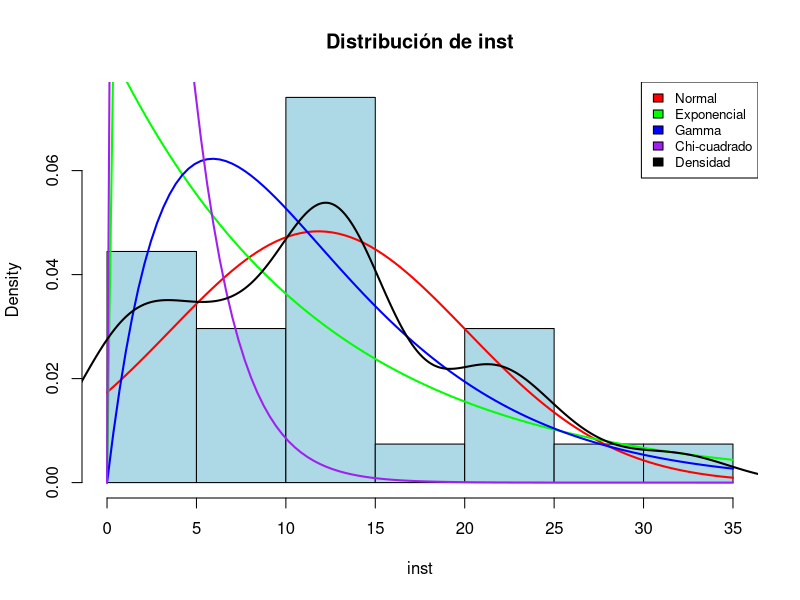
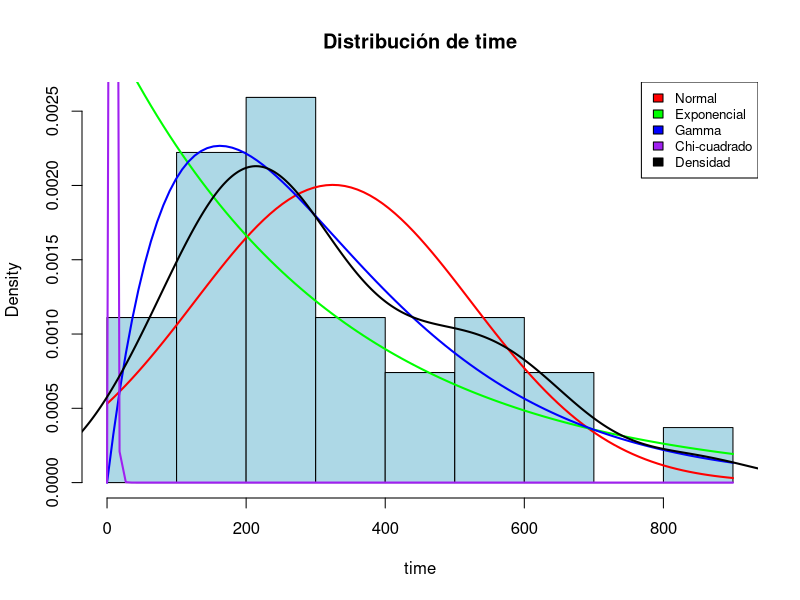
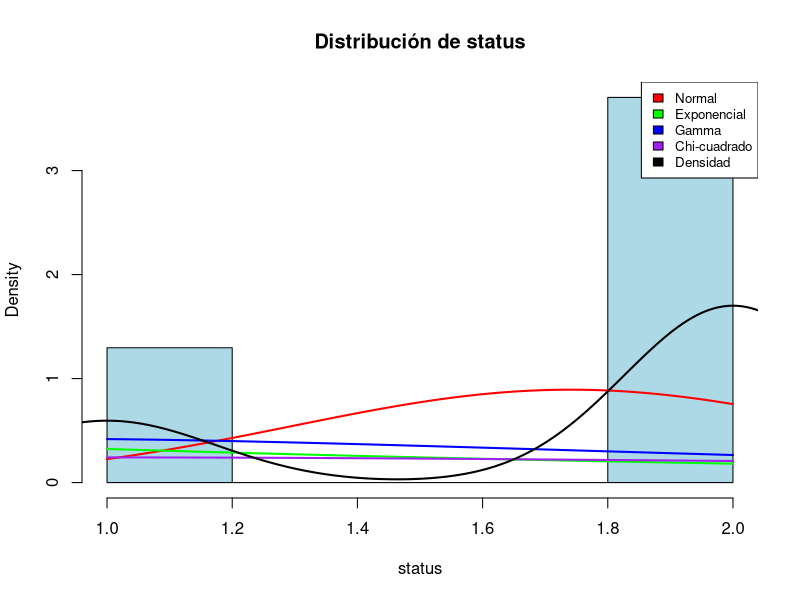
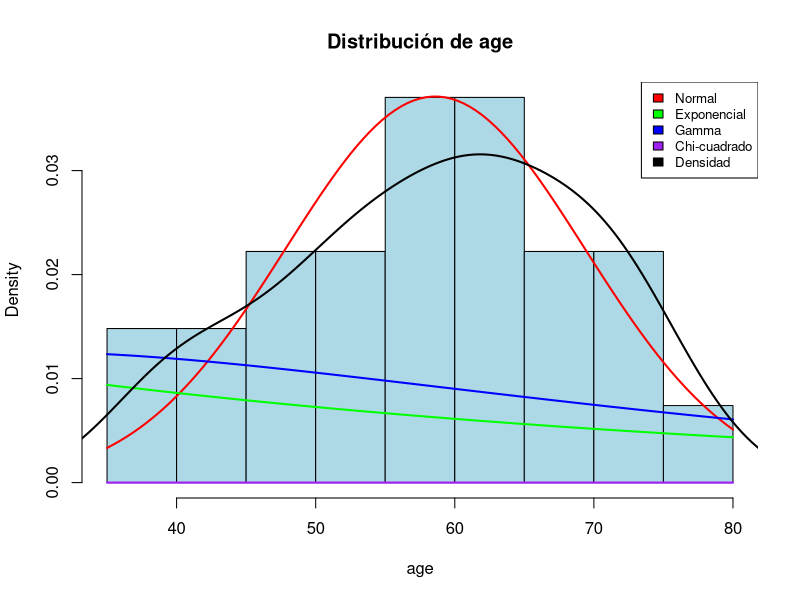
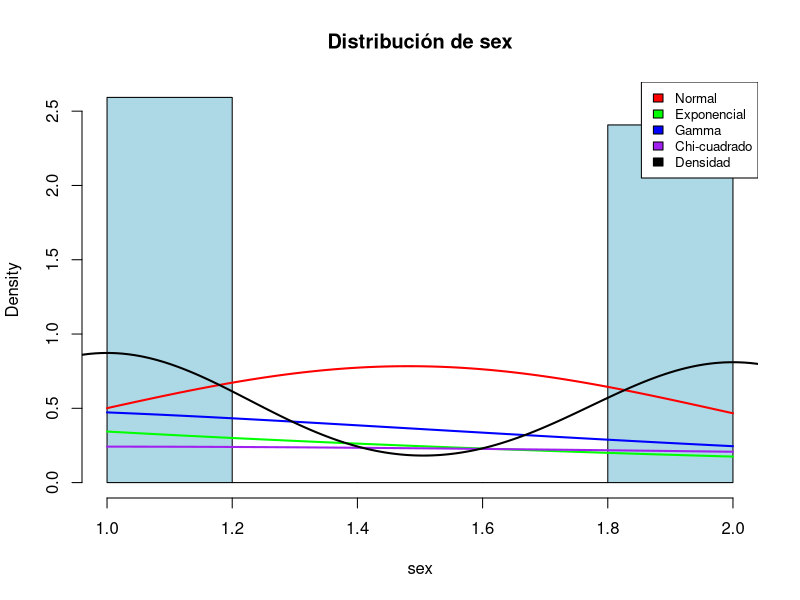
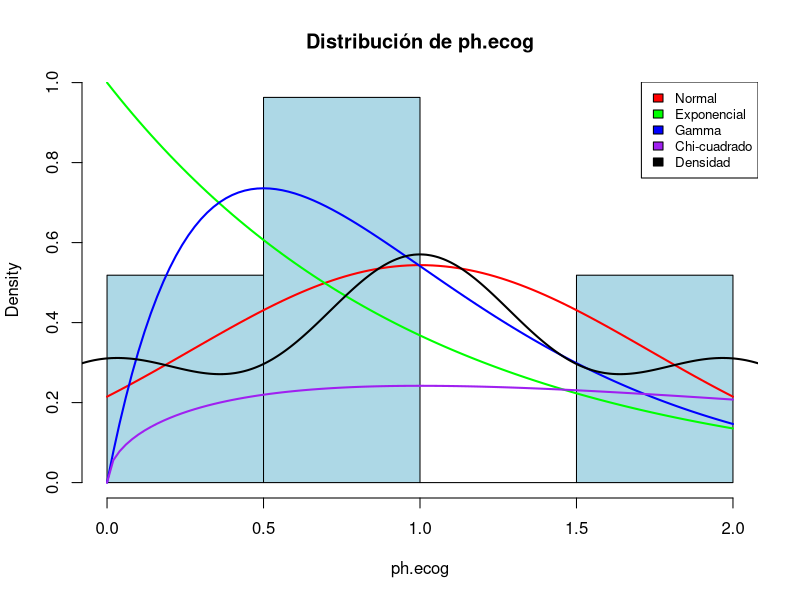
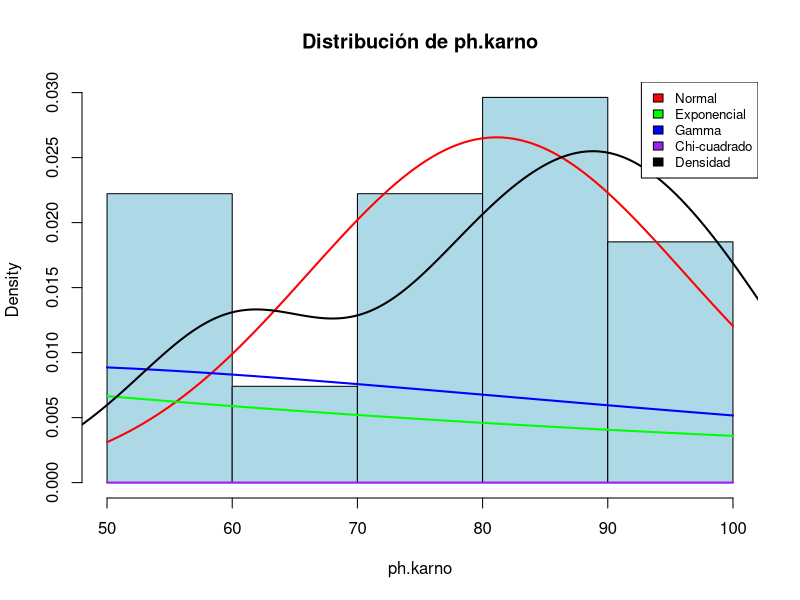
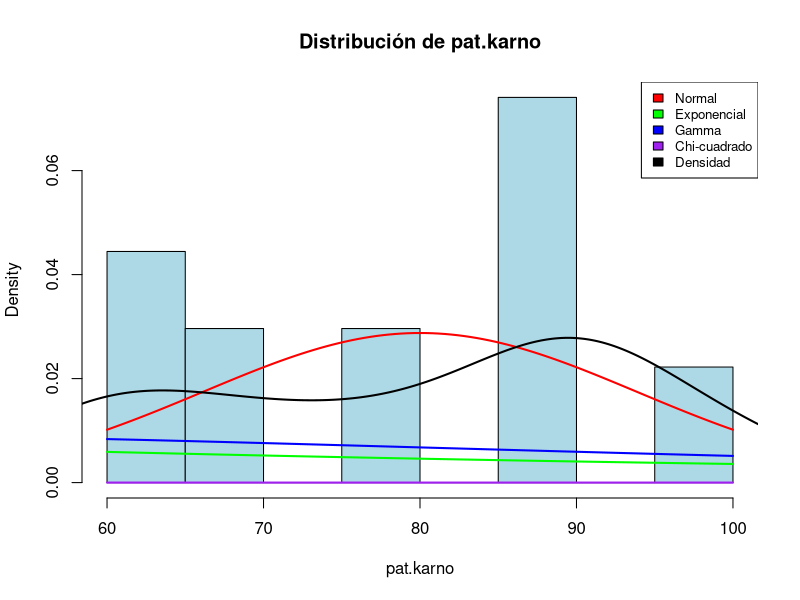

These figures' R source, in order:
# Instalar y cargar las librerías necesarias
# install.packages("nortest")
# install.packages("survival")
library(nortest)
library(survival)

# Cargar el dataset
data("lung")

#lung_clean <- na.omit(lung)
lung_clean <- lung[lung$wt.loss < 0, ]
nrow(lung_clean)
lung_clean$wt.loss <- ifelse(lung_clean$wt.loss < 0, -lung_clean$wt.loss, lung_clean$wt.loss)

# Funciones auxiliares
get_mode <- function(x) {
  ux <- unique(x)
  ux[which.max(tabulate(match(x, ux)))]
}

plot_distribution <- function(data, var_name) {
  if (is.numeric(data) && length(data) > 1 && !all(is.na(data))) {
    hist(data, freq = FALSE, main = paste("Distribución de", var_name), xlab = var_name, col = "lightblue")
    curve(dnorm(x, mean = mean(data, na.rm = TRUE), sd = sd(data, na.rm = TRUE)), col = "red", lwd = 2, add = TRUE)
    curve(dexp(x, rate = 1/mean(data, na.rm = TRUE)), col = "green", lwd = 2, add = TRUE)
    curve(dgamma(x, shape = 2, rate = 2/mean(data, na.rm = TRUE)), col = "blue", lwd = 2, add = TRUE)
    curve(dchisq(x, df = 3), col = "purple", lwd = 2, add = TRUE)
    lines(density(data, na.rm = TRUE), col = "black", lwd = 2)
    legend("topright", legend = c("Normal", "Exponencial", "Gamma", "Chi-cuadrado", "Densidad"), 
           fill = c("red", "green", "blue", "purple", "black"), cex = 0.8)
  } else {
    warning(paste("La variable", var_name, "no es numérica o contiene datos insuficientes"))
  }
}

# Aplicar pruebas de bondad de ajuste
perform_tests <- function(data, var_name) {
  if (is.numeric(data) && length(data) > 1 && !all(is.na(data))) {
    cat("\nVariable:", var_name, "\n")
    
    # Prueba Anderson-Darling
    ad_normal <- ad.test(data)
    cat("  Anderson-Darling (Normal): p-value =", ad_normal$p.value, "\n")
    
    # Kolmogorov-Smirnov
    ks_normal <- ks.test(data, "pnorm", mean(data, na.rm = TRUE), sd(data, na.rm = TRUE))
    cat("  Kolmogorov-Smirnov (Normal): p-value =", ks_normal$p.value, "\n")
    
    # Shapiro-Wilk
    sw_normal <- shapiro.test(data)
    cat("  Shapiro-Wilk (Normal): p-value =", sw_normal$p.value, "\n")
    
    # Ajuste a Exponencial
    ks_expon <- ks.test(data, "pexp", rate = 1/mean(data, na.rm = TRUE))
    cat("  Kolmogorov-Smirnov (Exponencial): p-value =", ks_expon$p.value, "\n")
    
    # Ajuste a Gamma
    shape <- 2
    rate <- 2/mean(data, na.rm = TRUE)
    ks_gamma <- ks.test(data, "pgamma", shape = shape, rate = rate)
    cat("  Kolmogorov-Smirnov (Gamma): p-value =", ks_gamma$p.value, "\n")
    
    # Ajuste a Chi-cuadrado
    df <- 3
    ks_chi <- ks.test(data, "pchisq", df = df)
    cat("  Kolmogorov-Smirnov (Chi-cuadrado): p-value =", ks_chi$p.value, "\n")
    
    # Gráfico
    plot_distribution(data, var_name)
  } else {
    warning(paste("La variable", var_name, "no es numérica o contiene datos insuficientes"))
  }
}

# Iterar sobre cada variable del dataset
for (var in names(lung)) {
  data <- lung_clean[[var]]
  perform_tests(data, var)
}
